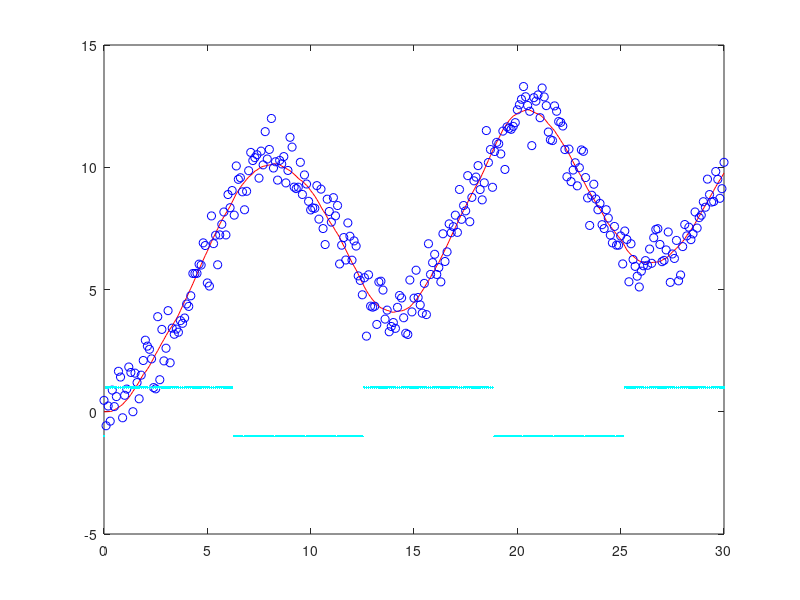

The MATLAB source for this figure: (Note: this script raises an error after producing the figure.)
%%

%% example 1 : const
clear;
clc;
t = (0:0.1:30)';

y_true      = 5*ones(size(t));
noise_1     = normrnd(0,0.4,size(y_true));
y_measure   = y_true + noise_1;
y_estimate  = zeros(size(t));

ex_1            = {};
ex_1.time       = t;
ex_1.y_measure  = y_measure;
ex_1.y_estimate  = y_estimate;
ex_1.y_true     = y_true;
ex_1.noise      = noise_1;

plot(t,y_true,'r-',t,y_measure,'bo')

% writetable(struct2table(ex_1),'Data/example_Filter_1.txt');
% fclose('all');

%% examle 2 : x^2
clear;
clc;
t = (0:0.1:30)';

y_true      = (t-10).^2./100+1;
noise_1     = normrnd(0,0.4,size(y_true));
y_measure   = y_true + noise_1;
y_estimate  = zeros(size(t));

ex_1            = {};
ex_1.time       = t;
ex_1.y_measure  = y_measure;
ex_1.y_estimate  = y_estimate;
ex_1.y_true     = y_true;
ex_1.noise      = noise_1;

plot(t,y_true,'r-',t,y_measure,'bo')

% writetable(struct2table(ex_1),'Data/example_Filter_2.txt');
% fclose('all');

%% example 3 : exp*sine
clear;
clc;
t = (0:0.1:30)';

y_true      = 3*exp(-t/20) .* cos(t*(1));
noise_1     = normrnd(0,0.5,size(y_true));
y_measure   = y_true + noise_1;
y_estimate  = zeros(size(t));

ex_1            = {};
ex_1.time       = t;
ex_1.y_measure  = y_measure;
ex_1.y_estimate  = y_estimate;
ex_1.y_true     = y_true;
ex_1.noise      = noise_1;

plot(t,y_true,'r-',t,y_measure,'bo')

% writetable(struct2table(ex_1),'Data/example_Filter_3.txt');
% fclose('all');

%% Kalman filter example 1
clear;
clc
t = (0:0.1:30)';

u = 0.5*sin(t.^2/50);
m = 1;

y_true = zeros(size(t));
for i = 2:length(t)
    y_true(i) = y_true(i-1) + u(i-1)/m + u(i-1)*normrnd(0,0.8);
end

noise_1     = normrnd(0,1.5,size(y_true));
y_measure   = y_true + noise_1;
y_estimate  = zeros(size(t));

ex_1            = {};
ex_1.time       = t;
ex_1.u          = u;
ex_1.y_measure  = y_measure;
ex_1.y_estimate  = y_estimate;
ex_1.y_true     = y_true;
ex_1.noise      = noise_1;

plot(t,y_true,'r-',t,y_measure,'bo')

% writetable(struct2table(ex_1),'Data/example06.txt');
% fclose('all');

%% example 7
clear;
clc
dt = 0.1;
t = (0:dt:30)';

u = (ceil(sin(t/2))*2-1);
m = 1;
q1 = 0.01;
q2 = 0.1;
Q = diag([q1 q2]);

x_true = zeros(size(t));
v_true = zeros(size(t));
for i = 2:length(t)
    x_true(i) = x_true(i-1) + v_true(i-1)*dt + normrnd(0,q1);
    v_true(i) = v_true(i-1)*(0.95) + 1*dt/m*u(i-1)*0.97 + normrnd(0,q2);
end

noise_r     = normrnd(0,0.7,size(x_true));
y_measure   = x_true + noise_r;
y_estimate  = zeros(size(t));

ex_1            = {};
ex_1.time       = t;
ex_1.u          = u;
ex_1.y_measure  = y_measure;
ex_1.y_estimate = y_estimate;
ex_1.y_true     = x_true;
ex_1.noise      = noise_r;

plot(t,x_true,'r-',t,y_measure,'bo',t,u,'c.')

writetable(struct2table(ex_1),'Data/example07.txt');
fclose('all');
%% example 8
clear;
clc
dt = 0.1;
t = (0:dt:30)';

u = (ceil(sin(t/2))*2-1)*100;
m = 10;
k = 100;
b = 2;
q1 = 0.01;
q2 = 0.1;
Q = diag([q1 q2]);

x_true = zeros(size(t));
v_true = zeros(size(t));
for i = 2:length(t)
    x_true(i) = x_true(i-1) + v_true(i-1)*dt + normrnd(0,q1);
    v_true(i) = v_true(i-1)*(1-b/m) - x_true(i-1)*k/m*dt + 1/m*dt*u(i-1) + normrnd(0,q2);
end

noise_r     = normrnd(0,0.1,size(x_true));
y_measure   = x_true + noise_r;
y_estimate  = zeros(size(t));

ex_1            = {};
ex_1.time       = t;
ex_1.u          = u;
ex_1.y_measure  = y_measure;
ex_1.y_estimate = y_estimate;
ex_1.y_true     = x_true;
ex_1.noise      = noise_r;

plot(t,x_true,'r-',t,y_measure,'bo',t,u/100,'c.')

% writetable(struct2table(ex_1),'Data/example08.txt');
% fclose('all');
